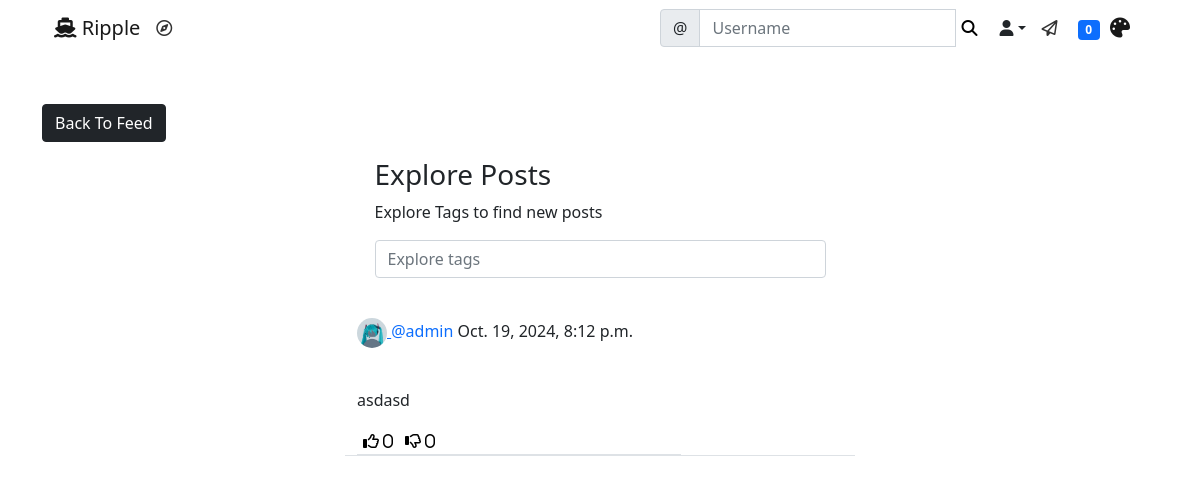
The app's page /social/explore/ (signed in), older data.
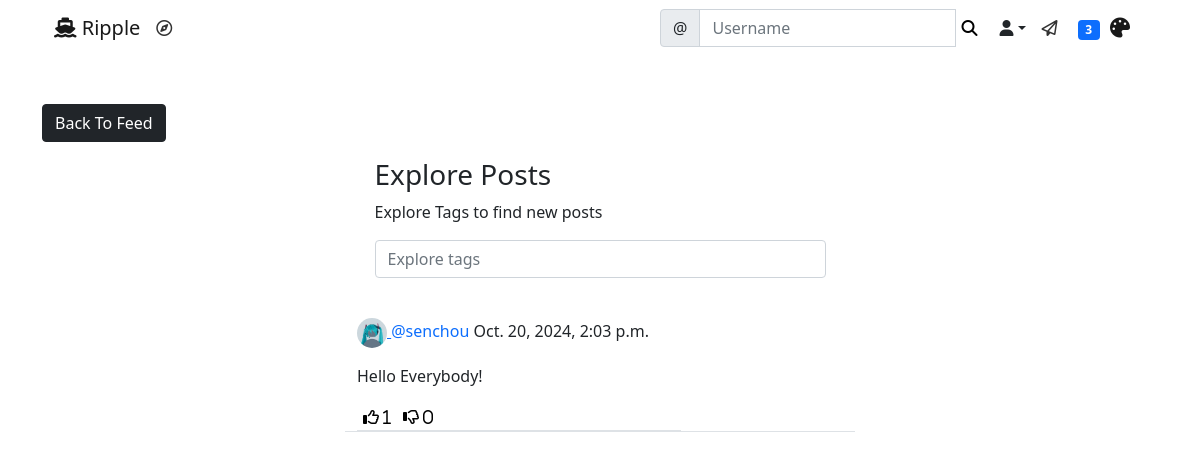
The same page, newer data.
### social/models.py (models this page shows, shortened)
class Post(models.Model):
    shared_body = models.TextField(blank=True, null=True)
    body = models.TextField()
    image = models.ImageField(upload_to='uploads/post_photos', blank=True, null=True)
    created_on = models.DateTimeField(default=timezone.now)
    author = models.ForeignKey(User, on_delete=models.CASCADE)
    likes = models.ManyToManyField(User, blank=True, related_name='likes')
    dislikes = models.ManyToManyField(User, blank=True, related_name='dislikes')
    tags = models.ManyToManyField('Tag', blank=True)

class UserProfile(models.Model):
    user = models.OneToOneField(User, primary_key=True, verbose_name='user', related_name='profile', on_delete=models.CASCADE)
    audio = models.FileField(upload_to='uploads/profile_audios', blank=True, null=True)
    name = models.CharField(max_length=30, blank=True, null=True)
    bio = models.TextField(max_length=500, blank=True, null=True)
    birth_date = models.DateField(null=True, blank=True)
    location = models.CharField(max_length=100, blank=True, null=True)
    picture = models.ImageField(upload_to='uploads/profile_pictures', default='uploads/profile_pictures/Default.jpg', blank=True)
    followers = models.ManyToManyField(User, blank=True, related_name='followers')

### social/views.py (the view, shortened to what this page needs)
# urls.py: path('explore/', Explore.as_view(), name='explore'),
class Explore(View):
    def get(self, request, *args, **kwargs):
        explore_form = ExploreForm()
        query = self.request.GET.get('query')
        tag = Tag.objects.filter(name=query).first()
        if tag:
            posts = Post.objects.filter(tags__in=[tag])
        else:
            posts = Post.objects.all()
        context = {
            'tag': tag,
            'posts': posts,
            'explore_form': explore_form,
        }
        return render(request, 'social/explore.html', context)

### social/forms.py
class ExploreForm(forms.Form):
    query = forms.CharField(
        label='',
        widget=forms.TextInput(attrs={
            'placeholder': 'Explore tags'
        })
    )

### landing/templatetags/custom_tags.py (called while the page is built)
@register.inclusion_tag('social/show_notifications.html', takes_context=True)
def show_notifications(context):
    request_user = context['request'].user
    notifications = Notification.objects.filter(to_user=request_user).exclude(user_has_seen=True).order_by('-date')
    return {'notifications': notifications}

### social/templates/social/explore.html (shortened to what this page needs)
{% extends 'landing/base.html' %}
{% load crispy_forms_tags %}
{% block content %}
    <div class="container">
        <div class="row mt-5">
            <div class="col-md-5 col-sm-6">
                <a href="{% url 'post-list' %}" class="btn btn-dark">Back To Feed</a>
            </div>
        </div>
        <div class="row justify-content-center mt-3">
            <div class="col-md-5 col-sm-12">
                 {% if tag %}
                    <h3>Explore #{{ tag.name }} Posts</h3>
                    <p class="mb-3">Most recent posts tagged with {{ tag.name }}</p>
                 {% else %}
                    <h3>Explore Posts</h3>
                    <p class="mb-3">Explore Tags to find new posts</p>
                 {% endif %}
                 <form method="POST" class="mb=5">
                    {{ explore_form | crispy }}
                 </form>
            </div>
        </div>
    </div>
    {% for post in posts %}
        <div class="row justify-content-center mt-3">
            <div class="col-md-5 col-sm-12 border-bottom position-relative">
                <div>
                    <p class="post-text">
                                <a href="{% url 'profile' post.author.profile.pk %}">
                            <img class="rounded-circle post-img" height="30" width="30" src="{{ post.author.profile.picture.url }}" />
                        </a>
                        <a class="text-primary post-link" href="{% url 'profile' post.author.profile.pk %}">@{{ post.author }}</a> {{ post.created_on }}
                    </p>
                </div>
                <div class="col-md-8 col-sm-12 border-bottom">
                <div class="position-relative">
                    <div class="body">
                        <p>{{ post.body }}</p>
                    </div>
                </div>
                <div class="d-flex flex-row">
                    <form method="POST" action="{% url 'like' post.pk %}">
                        <button class="remove-default-btn" type="submit">
                            <i class="far fa-thumbs-up"> <span>{{ post.likes.all.count }}</span></i>
                        </button>
                    </form>
                    <form method="POST" action="{% url 'dislike' post.pk %}">
                        <button class="remove-default-btn" type="submit">
                            <i class="far fa-thumbs-down"> <span>{{ post.dislikes.all.count }}</span></i>
                        </button>
                    </form>
                </div>
            </div>
        </div>
        {% endfor %}
</div>
{% endblock content %}

Row changes from the older to the newer data that the page shows:
removed Post: author.profile.picture (placeholder picture), author "admin", created_on "Oct. 19, 2024, 8:12 p.m.", body "asdasd", likes.all.count "0", dislikes.all.count "0"
added Post: author.profile.picture (placeholder picture), author "senchou", created_on "Oct. 20, 2024, 2:03 p.m.", body "Hello Everybody!", likes.all.count "1", dislikes.all.count "0"
Text that changed along with them:
{{ notifications.count }}: "0" → "3"
